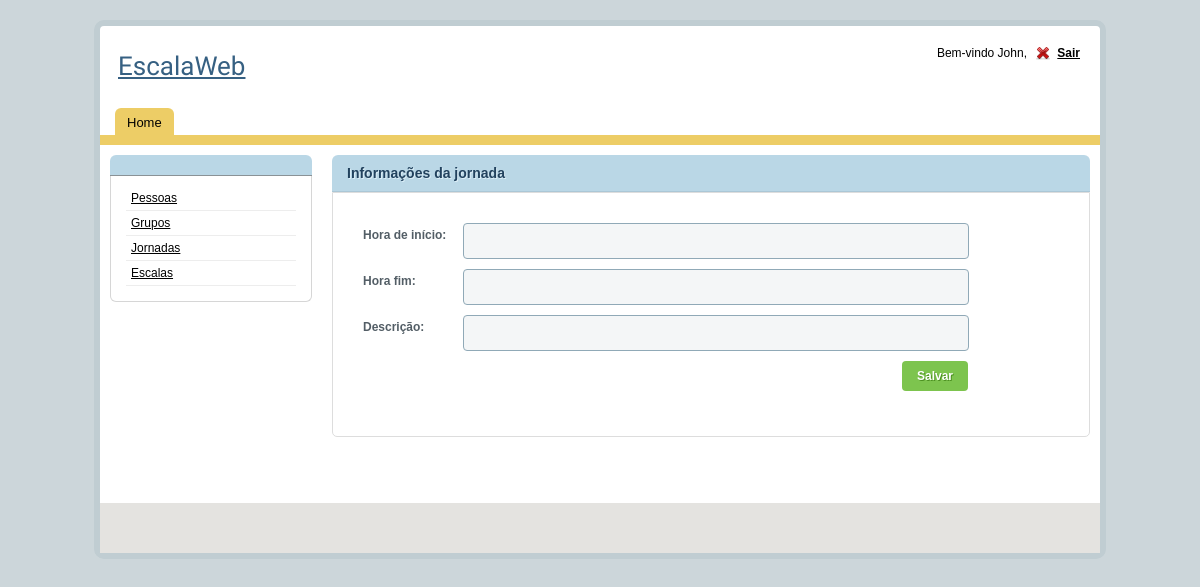
The page /jornada/jornada_cadastro.php on the database as committed earlier.
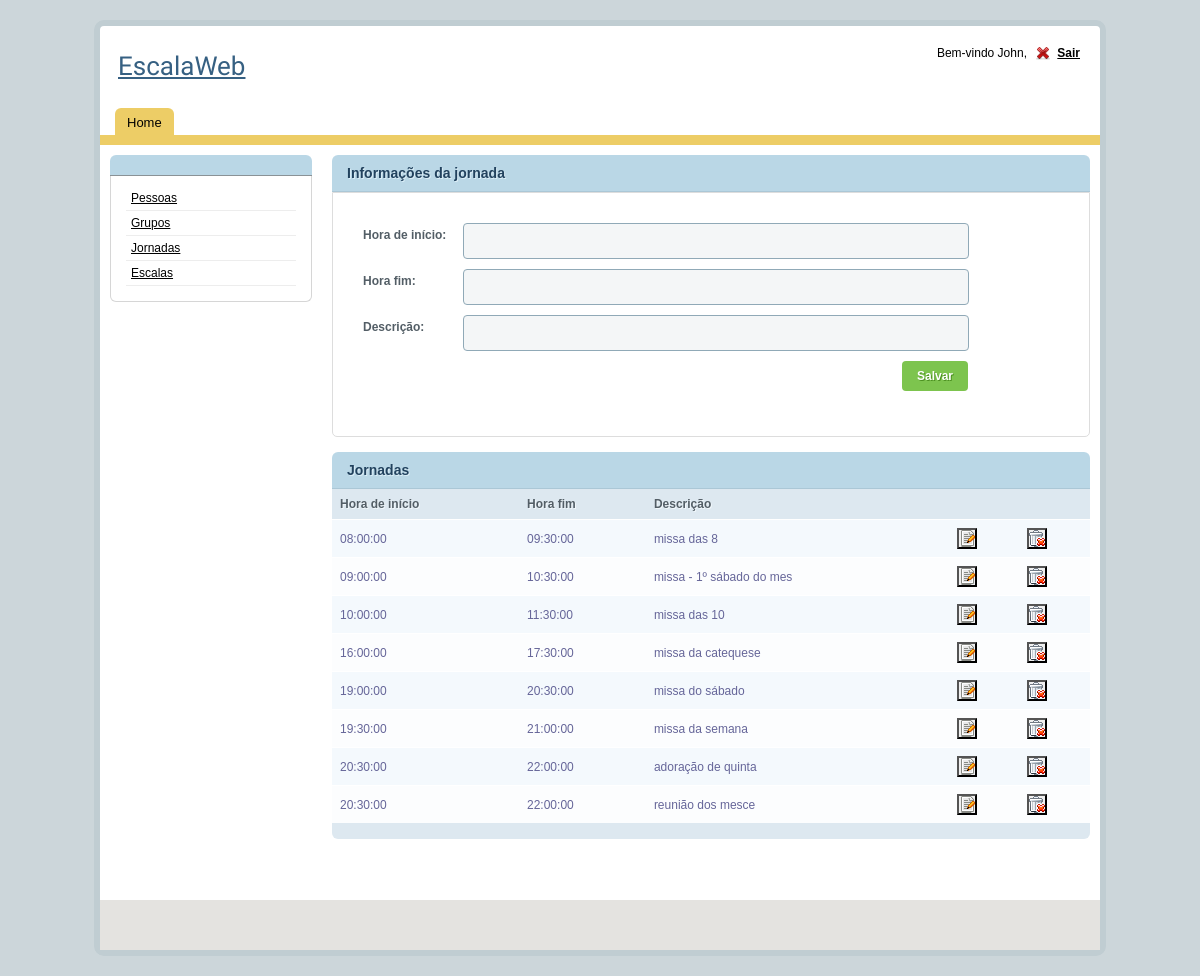
The same page on the database as committed later.
### tables this page shows
CREATE TABLE IF NOT EXISTS `jornada` (
  `id` INT NOT NULL AUTO_INCREMENT,
  `hora_inicio` TIME NOT NULL,
  `hora_fim` TIME NOT NULL,
  `coordenador_id` INT NOT NULL,
  `descricao` VARCHAR(200) NULL,
  PRIMARY KEY (`id`, `coordenador_id`),
  INDEX `fk_jornada_coordenador` (`coordenador_id` ASC),
  CONSTRAINT `fk_jornada_coordenador`
    FOREIGN KEY (`coordenador_id`)
    REFERENCES `coordenador` (`id`)
    ON DELETE NO ACTION
    ON UPDATE NO ACTION);

### util/bd_util.php (called while the page is built, shortened)
<?php
function get_conexao() {
	$endereco = "127.0.0.1";
	$usuario = "root";
	$senha = "root";
	$nome_banco = "escala_web";
	$conexao = mysqli_connect ( $endereco, $usuario, $senha, $nome_banco );
	return $conexao;
}
?>

### jornada/jornada_bd.php (called while the page is built, shortened)
<?php
function get_jornadas() {
	$sql = "select * from jornada "." where coordenador_id = " .$_SESSION["coordenador_id"];
	$resultado = mysqli_query ( get_conexao (), $sql );
	$jornadas = array ();
	while ( $jornada = mysqli_fetch_assoc ( $resultado ) ) {
		$jornadas [] = $jornada;
	}
	return $jornadas;
}
?>

### jornada/jornada_cadastro.php (the view, shortened to what this page needs)
<?php
include "../template/header.php";
include "jornada_bd.php";
monta_form_cadastro ();
listar	();
?>
<?php
function monta_form_cadastro() {
	echo "<h2>Informações da jornada</h2>";
	echo "<form method = 'post'>";
	echo "<div id='tab1' class='tabcontent' style='display: block;'>";
	echo "<div class='form'>";
	echo "<div class='form_row'>";
	echo "<label>Hora de início:</label> <input type='text' name = 'hora_inicio' class='form_input' >";
	echo "</div>";
	echo "<div class='form_row'>";
	echo "<label>Hora fim:</label> <input type='text' name = 'hora_fim' class='form_input' >";
	echo "</div>";
	echo "<div class='form_row'>";
	echo "<label>Descrição:</label> <input type='text' name = 'descricao' class='form_input' >";
	echo "</div>";
	echo "<div class='form_row'>";
	echo "<input type='submit' class='form_submit' value='Salvar' title = 'clique para salvar'>";
	echo "</div>";
	echo "</div>";
	echo "</div>";
	echo "</form>";
}
function listar() {
	$jornadas = get_jornadas ();
	if (count ( $jornadas ) > 0) {
		echo "<h2>Jornadas</h2>";
		echo "<table id='rounded-corner'>";
		echo "<thead>";
		echo "<tr>";
		echo "<th>Hora de início</th>";
		echo "<th>Hora fim</th>";
		echo "<th>Descrição</th>";
		echo "<th></th>";
		echo "<th></th>";
		echo "</tr>";
		echo "</thead>";
		echo "<tfoot>";
		echo "<tr>";
		echo "<td colspan='12'></td>";
		echo "</tr>";
		echo "</tfoot>";
		echo "<tbody>";
		$cont = 0;
		foreach ( $jornadas as $jornada ) {
			if ($cont ++ % 2 == 0)
				echo "<tr class='odd'>";
			else
				echo "<tr class='even'>";
			echo "<td>" . $jornada ["hora_inicio"] . "</td>";
			echo "<td>" . $jornada ["hora_fim"] . "</td>";
			echo "<td>" . $jornada ["descricao"] . "</td>";
			echo "<td><form action = 'jornada_edicao.php' method = 'post'>";
			echo "<input type='submit' value = '' style = 'background-image:url(../resources/img/edit.png);repeat-x:no-repeat;width:20px;cursor:pointer;' title = 'clique para editar'/>";
			echo "</form></td>";
			echo "<td>";
			echo "<form method = 'post'>";
			echo "<input type='submit' value = '' style = 'background-image:url(../resources/img/trash.gif);repeat-x:no-repeat;width:20px;cursor:pointer;' title = 'clique para excluir'/>";
			echo "</form>";
			echo "</td>";
			echo "</tr>";
		}
		echo "</tbody></table>";
	}
}
include "../template/footer.php";
?>

### template/header.php (shortened to what this page needs)
<?php
include SITE_ROOT . "util/bd_util.php";
?>
<!DOCTYPE html PUBLIC "-//W3C//DTD XHTML 1.0 Transitional//EN" "http://www.w3.org/TR/xhtml1/DTD/xhtml1-transitional.dtd">
<html xmlns="http://www.w3.org/1999/xhtml">
<head>
<link rel="stylesheet" type="text/css"
	href="/escala_web/resources/css/style.css" />
</head>
<body>
	<div id="panelwrap">
		<div class="header">
			<div class="title">
				<a href="/escala_web/index.php	">EscalaWeb</a>
			</div>
			<div class="header_right">
				Bem-vindo John,
				<a href="#" class="logout">Sair</a>
			</div>
			<div class="menu">
				<ul>
					<li><a href="/escala_web/index.php" class="selected">Home</a></li>
				</ul>
			</div>
		</div>
		<div class="submenu">
			<ul>
			</ul>
		</div>
		<div class="center_content">
			<div id="right_wrap">
				<div id="right_content">

### template/footer.php (shortened to what this page needs)
</div>
</div>
<div class="sidebar" id="sidebar">
	<h2></h2>
	<ul>
		<li><a href="/escala_web/pessoa/pessoa_cadastro.php" class="selected">Pessoas</a></li>
		<li><a href="/escala_web/grupo/grupo_cadastro.php" class="selected">Grupos</a></li>
		<li><a href="/escala_web/jornada/jornada_cadastro.php" class="selected">Jornadas</a></li>
		<li><a href="/escala_web/escala/escala_cadastro.php" class="selected">Escalas</a></li>
	</ul>
</div>
</div>
<div class="footer">
</div>
</div>
</body>
</html>

Rows that differ between the two databases and show on the page:
added jornada: hora_inicio "08:00:00", hora_fim "09:30:00", descricao "missa das 8"
added jornada: hora_inicio "09:00:00", hora_fim "10:30:00", descricao "missa - 1º sábado do mes"
added jornada: hora_inicio "10:00:00", hora_fim "11:30:00", descricao "missa das 10"
added jornada: hora_inicio "16:00:00", hora_fim "17:30:00", descricao "missa da catequese"
added jornada: hora_inicio "19:00:00", hora_fim "20:30:00", descricao "missa do sábado"
added jornada: hora_inicio "19:30:00", hora_fim "21:00:00", descricao "missa da semana"
added jornada: hora_inicio "20:30:00", hora_fim "22:00:00", descricao "adoração de quinta"
added jornada: hora_inicio "20:30:00", hora_fim "22:00:00", descricao "reunião dos mesce"
Other text that changed with them:
text now shown: "Jornadas Hora de início Hora fim Descrição"
